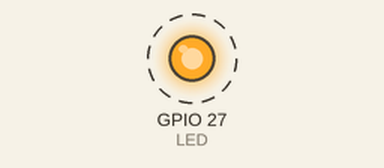
Recording of a program running on a simulated ESP32. On the bench: output pins drawn as LEDs (lit = HIGH). Dashed ring = blinking. What the program prints to the serial monitor is not drawn.

Above: at 0.2 s.
Timing chart, 0 to 3.0 s (numbered marks = the images above):
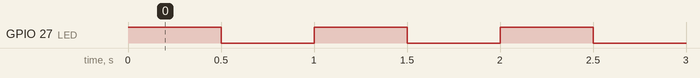

Measured:
- by itself, GPIO 27 (LED): alternates HIGH for 0.50 s and LOW for 0.50 s

The program:

main.cpp
```cpp
#include <stdio.h>
#include <driver/gpio.h>
#include <freertos/FreeRTOS.h>
#include <freertos/task.h>

extern "C" void app_main();

void app_main()
{
    const gpio_num_t LED = GPIO_NUM_27;
    esp_err_t error;
    error = gpio_set_direction(LED, GPIO_MODE_OUTPUT);
    if (error != ESP_OK)
    {
        printf("Error Al Configurar el GPIO como salida\n");
        return;
    }

    while (true)
    {
        error = gpio_set_level(LED, 1);
        if (error != ESP_OK)
        {
            printf("Error al encender el LED\n");
        }
        printf("LED ENCENIDO\n");
        vTaskDelay(pdMS_TO_TICKS(500));

        error = gpio_set_level(LED, 0);
        if (error != ESP_OK)
        {
            printf("Error al Apagar el LED\n");
        }
        printf("LED APAGADO\n");
        vTaskDelay(pdMS_TO_TICKS(500));
    }
}
```
